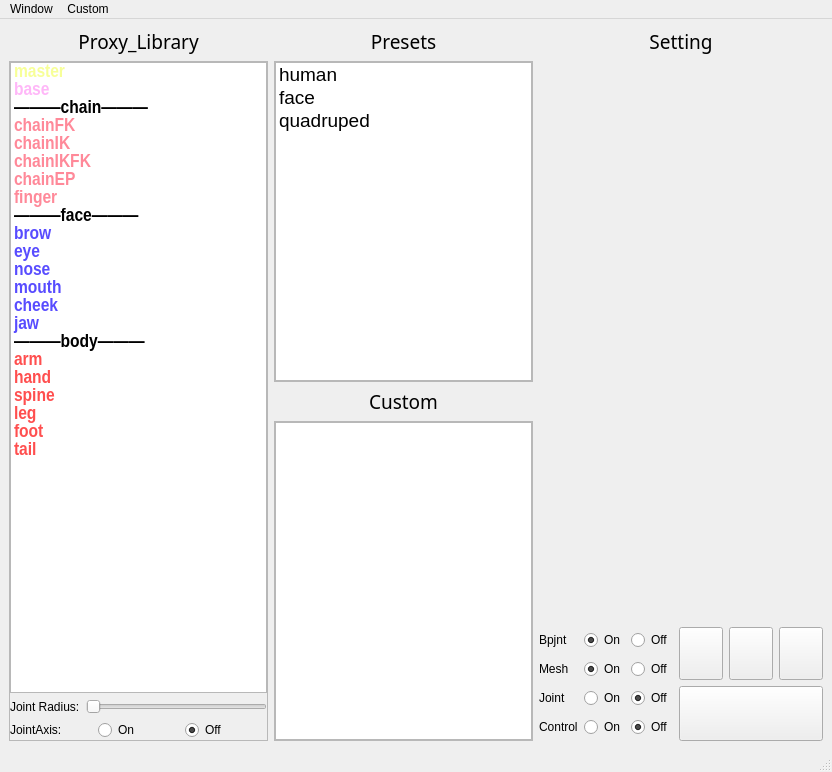
<?xml version="1.0" encoding="UTF-8"?>
<ui version="4.0">
 <class>MainWindow</class>
 <widget class="QMainWindow" name="MainWindow">
  <property name="geometry">
   <rect>
    <x>0</x>
    <y>0</y>
    <width>832</width>
    <height>772</height>
   </rect>
  </property>
  <property name="windowTitle">
   <string>MuZi_BindingSystem</string>
  </property>
  <widget class="QWidget" name="centralwidget">
   <layout class="QGridLayout" name="gridLayout">
    <item row="0" column="0">
     <layout class="QHBoxLayout" name="horizontalLayout">
      <item>
       <layout class="QVBoxLayout" name="proxy_layout">
        <property name="sizeConstraint">
         <enum>QLayout::SetDefaultConstraint</enum>
        </property>
        <item>
         <widget class="QLabel" name="proxy_label">
          <property name="enabled">
           <bool>true</bool>
          </property>
          <property name="sizePolicy">
           <sizepolicy hsizetype="Preferred" vsizetype="Preferred">
            <horstretch>0</horstretch>
            <verstretch>0</verstretch>
           </sizepolicy>
          </property>
          <property name="sizeIncrement">
           <size>
            <width>0</width>
            <height>0</height>
           </size>
          </property>
          <property name="font">
           <font>
            <family>Agency FB</family>
            <pointsize>14</pointsize>
           </font>
          </property>
          <property name="contextMenuPolicy">
           <enum>Qt::DefaultContextMenu</enum>
          </property>
          <property name="layoutDirection">
           <enum>Qt::LeftToRight</enum>
          </property>
          <property name="text">
           <string>Proxy_Library</string>
          </property>
          <property name="alignment">
           <set>Qt::AlignCenter</set>
          </property>
         </widget>
        </item>
        <item>
         <widget class="QScrollArea" name="scrollArea">
          <property name="widgetResizable">
           <bool>true</bool>
          </property>
          <widget class="QWidget" name="scrollAreaWidgetContents">
           <property name="geometry">
            <rect>
             <x>0</x>
             <y>0</y>
             <width>250</width>
             <height>673</height>
            </rect>
           </property>
           <property name="sizePolicy">
            <sizepolicy hsizetype="Preferred" vsizetype="Preferred">
             <horstretch>0</horstretch>
             <verstretch>0</verstretch>
            </sizepolicy>
           </property>
           <layout class="QGridLayout" name="gridLayout_2">
            <property name="leftMargin">
             <number>0</number>
            </property>
            <property name="topMargin">
             <number>0</number>
            </property>
            <property name="rightMargin">
             <number>0</number>
            </property>
            <property name="bottomMargin">
             <number>0</number>
            </property>
            <item row="0" column="0">
             <layout class="QVBoxLayout" name="verticalLayout_2">
              <item>
               <widget class="QListWidget" name="proxy_widget">
                <property name="sizePolicy">
                 <sizepolicy hsizetype="Preferred" vsizetype="Expanding">
                  <horstretch>0</horstretch>
                  <verstretch>0</verstretch>
                 </sizepolicy>
                </property>
                <property name="baseSize">
                 <size>
                  <width>0</width>
                  <height>0</height>
                 </size>
                </property>
                <property name="font">
                 <font>
                  <family>Arial Narrow</family>
                  <pointsize>14</pointsize>
                  <weight>75</weight>
                  <italic>false</italic>
                  <bold>true</bold>
                 </font>
                </property>
                <property name="mouseTracking">
                 <bool>false</bool>
                </property>
                <property name="focusPolicy">
                 <enum>Qt::StrongFocus</enum>
                </property>
                <property name="layoutDirection">
                 <enum>Qt::LeftToRight</enum>
                </property>
                <property name="autoFillBackground">
                 <bool>false</bool>
                </property>
                <property name="styleSheet">
                 <string notr="true"/>
                </property>
                <property name="lineWidth">
                 <number>0</number>
                </property>
                <property name="autoScroll">
                 <bool>true</bool>
                </property>
                <property name="editTriggers">
                 <set>QAbstractItemView::DoubleClicked|QAbstractItemView::EditKeyPressed</set>
                </property>
                <property name="dragEnabled">
                 <bool>false</bool>
                </property>
                <property name="dragDropOverwriteMode">
                 <bool>false</bool>
                </property>
                <property name="dragDropMode">
                 <enum>QAbstractItemView::NoDragDrop</enum>
                </property>
                <property name="selectionMode">
                 <enum>QAbstractItemView::SingleSelection</enum>
                </property>
                <property name="selectionRectVisible">
                 <bool>false</bool>
                </property>
                <property name="sortingEnabled">
                 <bool>false</bool>
                </property>
                <item>
                 <property name="text">
                  <string>master</string>
                 </property>
                 <property name="foreground">
                  <brush brushstyle="SolidPattern">
                   <color alpha="255">
                    <red>247</red>
                    <green>255</green>
                    <blue>152</blue>
                   </color>
                  </brush>
                 </property>
                </item>
                <item>
                 <property name="text">
                  <string>base</string>
                 </property>
                 <property name="foreground">
                  <brush brushstyle="SolidPattern">
                   <color alpha="255">
                    <red>255</red>
                    <green>183</green>
                    <blue>248</blue>
                   </color>
                  </brush>
                 </property>
                </item>
                <item>
                 <property name="text">
                  <string>———chain———</string>
                 </property>
                 <property name="flags">
                  <set>NoItemFlags</set>
                 </property>
                </item>
                <item>
                 <property name="text">
                  <string>chainFK</string>
                 </property>
                 <property name="background">
                  <brush brushstyle="NoBrush">
                   <color alpha="255">
                    <red>0</red>
                    <green>0</green>
                    <blue>0</blue>
                   </color>
                  </brush>
                 </property>
                 <property name="foreground">
                  <brush brushstyle="SolidPattern">
                   <color alpha="255">
                    <red>255</red>
                    <green>137</green>
                    <blue>153</blue>
                   </color>
                  </brush>
                 </property>
                 <property name="icon">
                  <iconset>
                   <normaloff>../../../tools/icon/componentFK_64.png</normaloff>../../../tools/icon/componentFK_64.png</iconset>
                 </property>
                </item>
                <item>
                 <property name="text">
                  <string>chainIK</string>
                 </property>
                 <property name="foreground">
                  <brush brushstyle="SolidPattern">
                   <color alpha="255">
                    <red>255</red>
                    <green>137</green>
                    <blue>153</blue>
                   </color>
                  </brush>
                 </property>
                </item>
                <item>
                 <property name="text">
                  <string>chainIKFK</string>
                 </property>
                 <property name="font">
                  <font>
                   <kerning>true</kerning>
                  </font>
                 </property>
                 <property name="textAlignment">
                  <set>AlignLeading|AlignVCenter</set>
                 </property>
                 <property name="foreground">
                  <brush brushstyle="SolidPattern">
                   <color alpha="255">
                    <red>255</red>
                    <green>137</green>
                    <blue>153</blue>
                   </color>
                  </brush>
                 </property>
                </item>
                <item>
                 <property name="text">
                  <string>chainEP</string>
                 </property>
                 <property name="foreground">
                  <brush brushstyle="SolidPattern">
                   <color alpha="255">
                    <red>255</red>
                    <green>137</green>
                    <blue>153</blue>
                   </color>
                  </brush>
                 </property>
                </item>
                <item>
                 <property name="text">
                  <string>finger</string>
                 </property>
                 <property name="foreground">
                  <brush brushstyle="SolidPattern">
                   <color alpha="255">
                    <red>255</red>
                    <green>137</green>
                    <blue>153</blue>
                   </color>
                  </brush>
                 </property>
                </item>
                <item>
                 <property name="text">
                  <string>———face———</string>
                 </property>
                 <property name="flags">
                  <set>NoItemFlags</set>
                 </property>
                </item>
                <item>
                 <property name="text">
                  <string>brow</string>
                 </property>
                 <property name="foreground">
                  <brush brushstyle="SolidPattern">
                   <color alpha="255">
                    <red>88</red>
                    <green>76</green>
                    <blue>255</blue>
                   </color>
                  </brush>
                 </property>
                </item>
                <item>
                 <property name="text">
                  <string>eye</string>
                 </property>
                 <property name="foreground">
                  <brush brushstyle="SolidPattern">
                   <color alpha="255">
                    <red>88</red>
                    <green>76</green>
                    <blue>255</blue>
                   </color>
                  </brush>
                 </property>
                </item>
                <item>
                 <property name="text">
                  <string>nose</string>
                 </property>
                 <property name="foreground">
                  <brush brushstyle="SolidPattern">
                   <color alpha="255">
                    <red>88</red>
                    <green>76</green>
                    <blue>255</blue>
                   </color>
                  </brush>
                 </property>
                </item>
                <item>
                 <property name="text">
                  <string>mouth</string>
                 </property>
                 <property name="foreground">
                  <brush brushstyle="SolidPattern">
                   <color alpha="255">
                    <red>88</red>
                    <green>76</green>
                    <blue>255</blue>
                   </color>
                  </brush>
                 </property>
                </item>
                <item>
                 <property name="text">
                  <string>cheek</string>
                 </property>
                 <property name="foreground">
                  <brush brushstyle="SolidPattern">
                   <color alpha="255">
                    <red>88</red>
                    <green>76</green>
                    <blue>255</blue>
                   </color>
                  </brush>
                 </property>
                </item>
                <item>
                 <property name="text">
                  <string>jaw</string>
                 </property>
                 <property name="foreground">
                  <brush brushstyle="SolidPattern">
                   <color alpha="255">
                    <red>88</red>
                    <green>76</green>
                    <blue>255</blue>
                   </color>
                  </brush>
                 </property>
                </item>
                <item>
                 <property name="text">
                  <string>———body———</string>
                 </property>
                 <property name="flags">
                  <set>NoItemFlags</set>
                 </property>
                </item>
                <item>
                 <property name="text">
                  <string>arm</string>
                 </property>
                 <property name="foreground">
                  <brush brushstyle="SolidPattern">
                   <color alpha="255">
                    <red>255</red>
                    <green>79</green>
                    <blue>79</blue>
                   </color>
                  </brush>
                 </property>
                </item>
                <item>
                 <property name="text">
                  <string>hand</string>
                 </property>
                 <property name="foreground">
                  <brush brushstyle="SolidPattern">
                   <color alpha="255">
                    <red>255</red>
                    <green>79</green>
                    <blue>79</blue>
                   </color>
                  </brush>
                 </property>
                </item>
                <item>
                 <property name="text">
                  <string>spine</string>
                 </property>
                 <property name="foreground">
                  <brush brushstyle="SolidPattern">
                   <color alpha="255">
                    <red>255</red>
                    <green>79</green>
                    <blue>79</blue>
                   </color>
                  </brush>
                 </property>
                </item>
                <item>
                 <property name="text">
                  <string>leg</string>
                 </property>
                 <property name="foreground">
                  <brush brushstyle="SolidPattern">
                   <color alpha="255">
                    <red>255</red>
                    <green>79</green>
                    <blue>79</blue>
                   </color>
                  </brush>
                 </property>
                </item>
                <item>
                 <property name="text">
                  <string>foot</string>
                 </property>
                 <property name="foreground">
                  <brush brushstyle="SolidPattern">
                   <color alpha="255">
                    <red>255</red>
                    <green>79</green>
                    <blue>79</blue>
                   </color>
                  </brush>
                 </property>
                </item>
                <item>
                 <property name="text">
                  <string>tail</string>
                 </property>
                 <property name="foreground">
                  <brush brushstyle="SolidPattern">
                   <color alpha="255">
                    <red>255</red>
                    <green>79</green>
                    <blue>79</blue>
                   </color>
                  </brush>
                 </property>
                </item>
               </widget>
              </item>
              <item>
               <layout class="QHBoxLayout" name="horizontalLayout_4">
                <item>
                 <widget class="QLabel" name="jointRadius_label">
                  <property name="font">
                   <font>
                    <family>Arial</family>
                    <pointsize>9</pointsize>
                    <kerning>true</kerning>
                   </font>
                  </property>
                  <property name="text">
                   <string>Joint Radius:</string>
                  </property>
                 </widget>
                </item>
                <item>
                 <widget class="QSlider" name="jointRadius_Slider">
                  <property name="font">
                   <font>
                    <family>Agency FB</family>
                    <pointsize>14</pointsize>
                   </font>
                  </property>
                  <property name="contextMenuPolicy">
                   <enum>Qt::DefaultContextMenu</enum>
                  </property>
                  <property name="layoutDirection">
                   <enum>Qt::LeftToRight</enum>
                  </property>
                  <property name="minimum">
                   <number>1</number>
                  </property>
                  <property name="maximum">
                   <number>50</number>
                  </property>
                  <property name="orientation">
                   <enum>Qt::Horizontal</enum>
                  </property>
                 </widget>
                </item>
               </layout>
              </item>
              <item>
               <layout class="QHBoxLayout" name="horizontalLayout_5">
                <item>
                 <widget class="QLabel" name="jointAxis_label">
                  <property name="font">
                   <font>
                    <family>Arial</family>
                   </font>
                  </property>
                  <property name="text">
                   <string>JointAxis:</string>
                  </property>
                 </widget>
                </item>
                <item>
                 <widget class="QRadioButton" name="jointAxis_on_radio">
                  <property name="font">
                   <font>
                    <family>Arial</family>
                   </font>
                  </property>
                  <property name="text">
                   <string>On</string>
                  </property>
                 </widget>
                </item>
                <item>
                 <widget class="QRadioButton" name="jointAxis_off_radio">
                  <property name="font">
                   <font>
                    <family>Arial</family>
                   </font>
                  </property>
                  <property name="text">
                   <string>Off</string>
                  </property>
                  <property name="checked">
                   <bool>true</bool>
                  </property>
                 </widget>
                </item>
               </layout>
              </item>
             </layout>
            </item>
           </layout>
          </widget>
         </widget>
        </item>
       </layout>
      </item>
      <item>
       <layout class="QVBoxLayout" name="verticalLayout_3">
        <item>
         <layout class="QVBoxLayout" name="preset_layout">
          <item>
           <widget class="QLabel" name="label">
            <property name="font">
             <font>
              <family>Agency FB</family>
              <pointsize>14</pointsize>
             </font>
            </property>
            <property name="text">
             <string>Presets</string>
            </property>
            <property name="alignment">
             <set>Qt::AlignCenter</set>
            </property>
           </widget>
          </item>
          <item>
           <widget class="QScrollArea" name="scrollArea_2">
            <property name="widgetResizable">
             <bool>true</bool>
            </property>
            <widget class="QWidget" name="scrollAreaWidgetContents_5">
             <property name="geometry">
              <rect>
               <x>0</x>
               <y>0</y>
               <width>249</width>
               <height>316</height>
              </rect>
             </property>
             <layout class="QGridLayout" name="gridLayout_5">
              <property name="leftMargin">
               <number>0</number>
              </property>
              <property name="topMargin">
               <number>0</number>
              </property>
              <property name="rightMargin">
               <number>0</number>
              </property>
              <property name="bottomMargin">
               <number>0</number>
              </property>
              <item row="0" column="0">
               <widget class="QListWidget" name="preset_widget">
                <property name="font">
                 <font>
                  <pointsize>14</pointsize>
                 </font>
                </property>
                <property name="styleSheet">
                 <string notr="true"/>
                </property>
                <property name="selectionMode">
                 <enum>QAbstractItemView::SingleSelection</enum>
                </property>
                <property name="selectionRectVisible">
                 <bool>false</bool>
                </property>
                <item>
                 <property name="text">
                  <string>human</string>
                 </property>
                </item>
                <item>
                 <property name="text">
                  <string>face</string>
                 </property>
                </item>
                <item>
                 <property name="text">
                  <string>quadruped</string>
                 </property>
                </item>
               </widget>
              </item>
             </layout>
            </widget>
           </widget>
          </item>
         </layout>
        </item>
        <item>
         <layout class="QVBoxLayout" name="custom_layout">
          <item>
           <widget class="QLabel" name="custom_label">
            <property name="font">
             <font>
              <family>Agency FB</family>
              <pointsize>14</pointsize>
             </font>
            </property>
            <property name="text">
             <string>Custom</string>
            </property>
            <property name="alignment">
             <set>Qt::AlignCenter</set>
            </property>
           </widget>
          </item>
          <item>
           <widget class="QScrollArea" name="scrollArea_3">
            <property name="widgetResizable">
             <bool>true</bool>
            </property>
            <widget class="QWidget" name="scrollAreaWidgetContents_3">
             <property name="geometry">
              <rect>
               <x>0</x>
               <y>0</y>
               <width>249</width>
               <height>315</height>
              </rect>
             </property>
             <property name="sizePolicy">
              <sizepolicy hsizetype="Preferred" vsizetype="Preferred">
               <horstretch>0</horstretch>
               <verstretch>0</verstretch>
              </sizepolicy>
             </property>
             <layout class="QGridLayout" name="gridLayout_4">
              <property name="leftMargin">
               <number>0</number>
              </property>
              <property name="topMargin">
               <number>0</number>
              </property>
              <property name="rightMargin">
               <number>0</number>
              </property>
              <property name="bottomMargin">
               <number>0</number>
              </property>
              <item row="1" column="0">
               <widget class="QListWidget" name="custom_widget">
                <property name="sizePolicy">
                 <sizepolicy hsizetype="Expanding" vsizetype="Expanding">
                  <horstretch>0</horstretch>
                  <verstretch>0</verstretch>
                 </sizepolicy>
                </property>
                <property name="font">
                 <font>
                  <family>Arial Narrow</family>
                  <pointsize>14</pointsize>
                 </font>
                </property>
                <property name="editTriggers">
                 <set>QAbstractItemView::AnyKeyPressed|QAbstractItemView::DoubleClicked|QAbstractItemView::EditKeyPressed</set>
                </property>
                <property name="dragEnabled">
                 <bool>true</bool>
                </property>
                <property name="dragDropOverwriteMode">
                 <bool>true</bool>
                </property>
                <property name="dragDropMode">
                 <enum>QAbstractItemView::InternalMove</enum>
                </property>
               </widget>
              </item>
             </layout>
            </widget>
           </widget>
          </item>
         </layout>
        </item>
       </layout>
      </item>
      <item>
       <layout class="QVBoxLayout" name="setting_layout">
        <item>
         <layout class="QVBoxLayout" name="verticalLayout_4">
          <item>
           <widget class="QLabel" name="label_3">
            <property name="font">
             <font>
              <family>Agency FB</family>
              <pointsize>14</pointsize>
             </font>
            </property>
            <property name="text">
             <string>Setting</string>
            </property>
            <property name="alignment">
             <set>Qt::AlignCenter</set>
            </property>
           </widget>
          </item>
          <item>
           <widget class="QStackedWidget" name="setting_stack">
            <widget class="QWidget" name="Page1">
             <layout class="QVBoxLayout" name="set_layout">
              <property name="topMargin">
               <number>9</number>
              </property>
              <property name="bottomMargin">
               <number>9</number>
              </property>
             </layout>
            </widget>
           </widget>
          </item>
          <item>
           <spacer name="verticalSpacer">
            <property name="orientation">
             <enum>Qt::Vertical</enum>
            </property>
            <property name="sizeHint" stdset="0">
             <size>
              <width>20</width>
              <height>40</height>
             </size>
            </property>
           </spacer>
          </item>
         </layout>
        </item>
        <item>
         <layout class="QVBoxLayout" name="verticalLayout">
          <property name="spacing">
           <number>6</number>
          </property>
          <item>
           <layout class="QHBoxLayout" name="horizontalLayout_3">
            <item>
             <layout class="QVBoxLayout" name="verticalLayout_5">
              <item>
               <layout class="QHBoxLayout" name="horizontalLayout_8">
                <item>
                 <widget class="QLabel" name="bpjnt_label">
                  <property name="font">
                   <font>
                    <family>Arial</family>
                   </font>
                  </property>
                  <property name="layoutDirection">
                   <enum>Qt::LeftToRight</enum>
                  </property>
                  <property name="text">
                   <string>Bpjnt</string>
                  </property>
                 </widget>
                </item>
                <item>
                 <widget class="QRadioButton" name="bpjnt_on_radio">
                  <property name="font">
                   <font>
                    <family>Arial</family>
                   </font>
                  </property>
                  <property name="text">
                   <string>On</string>
                  </property>
                  <property name="checked">
                   <bool>true</bool>
                  </property>
                  <attribute name="buttonGroup">
                   <string notr="true">buttonGroup</string>
                  </attribute>
                 </widget>
                </item>
                <item>
                 <widget class="QRadioButton" name="bpjnt_off_radio">
                  <property name="font">
                   <font>
                    <family>Arial</family>
                   </font>
                  </property>
                  <property name="text">
                   <string>Off</string>
                  </property>
                  <attribute name="buttonGroup">
                   <string notr="true">buttonGroup</string>
                  </attribute>
                 </widget>
                </item>
               </layout>
              </item>
              <item>
               <layout class="QHBoxLayout" name="horizontalLayout_7">
                <item>
                 <widget class="QLabel" name="mesh_label">
                  <property name="font">
                   <font>
                    <family>Arial</family>
                   </font>
                  </property>
                  <property name="text">
                   <string>Mesh</string>
                  </property>
                 </widget>
                </item>
                <item>
                 <widget class="QRadioButton" name="mesh_on_radio">
                  <property name="font">
                   <font>
                    <family>Arial</family>
                   </font>
                  </property>
                  <property name="text">
                   <string>On</string>
                  </property>
                  <property name="checked">
                   <bool>true</bool>
                  </property>
                  <attribute name="buttonGroup">
                   <string notr="true">buttonGroup_2</string>
                  </attribute>
                 </widget>
                </item>
                <item>
                 <widget class="QRadioButton" name="mesh_off_radio">
                  <property name="font">
                   <font>
                    <family>Arial</family>
                   </font>
                  </property>
                  <property name="text">
                   <string>Off</string>
                  </property>
                  <property name="checked">
                   <bool>false</bool>
                  </property>
                  <attribute name="buttonGroup">
                   <string notr="true">buttonGroup_2</string>
                  </attribute>
                 </widget>
                </item>
               </layout>
              </item>
              <item>
               <layout class="QHBoxLayout" name="horizontalLayout_6">
                <item>
                 <widget class="QLabel" name="joint_label">
                  <property name="font">
                   <font>
                    <family>Arial</family>
                   </font>
                  </property>
                  <property name="text">
                   <string>Joint</string>
                  </property>
                 </widget>
                </item>
                <item>
                 <widget class="QRadioButton" name="joint_on_radio">
                  <property name="font">
                   <font>
                    <family>Arial</family>
                   </font>
                  </property>
                  <property name="text">
                   <string>On</string>
                  </property>
                  <attribute name="buttonGroup">
                   <string notr="true">buttonGroup_3</string>
                  </attribute>
                 </widget>
                </item>
                <item>
                 <widget class="QRadioButton" name="joint_off_radio">
                  <property name="font">
                   <font>
                    <family>Arial</family>
                   </font>
                  </property>
                  <property name="text">
                   <string>Off</string>
                  </property>
                  <property name="checked">
                   <bool>true</bool>
                  </property>
                  <attribute name="buttonGroup">
                   <string notr="true">buttonGroup_3</string>
                  </attribute>
                 </widget>
                </item>
               </layout>
              </item>
              <item>
               <layout class="QHBoxLayout" name="horizontalLayout_2">
                <item>
                 <widget class="QLabel" name="control_label">
                  <property name="font">
                   <font>
                    <family>Arial</family>
                   </font>
                  </property>
                  <property name="text">
                   <string>Control</string>
                  </property>
                 </widget>
                </item>
                <item>
                 <widget class="QRadioButton" name="control_on_radio">
                  <property name="font">
                   <font>
                    <family>Arial</family>
                   </font>
                  </property>
                  <property name="text">
                   <string>On</string>
                  </property>
                  <attribute name="buttonGroup">
                   <string notr="true">buttonGroup_4</string>
                  </attribute>
                 </widget>
                </item>
                <item>
                 <widget class="QRadioButton" name="control_off_radio">
                  <property name="font">
                   <font>
                    <family>Arial</family>
                   </font>
                  </property>
                  <property name="text">
                   <string>Off</string>
                  </property>
                  <property name="checked">
                   <bool>true</bool>
                  </property>
                  <attribute name="buttonGroup">
                   <string notr="true">buttonGroup_4</string>
                  </attribute>
                 </widget>
                </item>
               </layout>
              </item>
             </layout>
            </item>
            <item>
             <layout class="QVBoxLayout" name="verticalLayout_6">
              <item>
               <layout class="QHBoxLayout" name="horizontalLayout_9">
                <item>
                 <widget class="QToolButton" name="orient_button">
                  <property name="sizePolicy">
                   <sizepolicy hsizetype="Preferred" vsizetype="Preferred">
                    <horstretch>0</horstretch>
                    <verstretch>0</verstretch>
                   </sizepolicy>
                  </property>
                  <property name="font">
                   <font>
                    <family>Arial</family>
                   </font>
                  </property>
                  <property name="toolTip">
                   <string>关节定向</string>
                  </property>
                  <property name="autoFillBackground">
                   <bool>false</bool>
                  </property>
                  <property name="text">
                   <string/>
                  </property>
                  <property name="iconSize">
                   <size>
                    <width>36</width>
                    <height>46</height>
                   </size>
                  </property>
                  <property name="checkable">
                   <bool>false</bool>
                  </property>
                  <property name="autoRaise">
                   <bool>false</bool>
                  </property>
                 </widget>
                </item>
                <item>
                 <widget class="QToolButton" name="delete_button">
                  <property name="sizePolicy">
                   <sizepolicy hsizetype="Preferred" vsizetype="Preferred">
                    <horstretch>0</horstretch>
                    <verstretch>0</verstretch>
                   </sizepolicy>
                  </property>
                  <property name="font">
                   <font>
                    <family>Arial</family>
                    <pointsize>10</pointsize>
                   </font>
                  </property>
                  <property name="toolTip">
                   <string>删除绑定</string>
                  </property>
                  <property name="autoFillBackground">
                   <bool>false</bool>
                  </property>
                  <property name="text">
                   <string/>
                  </property>
                  <property name="iconSize">
                   <size>
                    <width>36</width>
                    <height>46</height>
                   </size>
                  </property>
                  <property name="checkable">
                   <bool>false</bool>
                  </property>
                 </widget>
                </item>
                <item>
                 <widget class="QToolButton" name="reset_button">
                  <property name="enabled">
                   <bool>true</bool>
                  </property>
                  <property name="sizePolicy">
                   <sizepolicy hsizetype="Preferred" vsizetype="Preferred">
                    <horstretch>0</horstretch>
                    <verstretch>0</verstretch>
                   </sizepolicy>
                  </property>
                  <property name="font">
                   <font>
                    <family>Arial</family>
                    <pointsize>10</pointsize>
                   </font>
                  </property>
                  <property name="toolTip">
                   <string>重置控制器</string>
                  </property>
                  <property name="autoFillBackground">
                   <bool>true</bool>
                  </property>
                  <property name="text">
                   <string/>
                  </property>
                  <property name="iconSize">
                   <size>
                    <width>36</width>
                    <height>46</height>
                   </size>
                  </property>
                 </widget>
                </item>
               </layout>
              </item>
              <item>
               <widget class="QToolButton" name="build_button">
                <property name="sizePolicy">
                 <sizepolicy hsizetype="Preferred" vsizetype="Preferred">
                  <horstretch>0</horstretch>
                  <verstretch>0</verstretch>
                 </sizepolicy>
                </property>
                <property name="font">
                 <font>
                  <family>Arial</family>
                  <pointsize>20</pointsize>
                 </font>
                </property>
                <property name="toolTip">
                 <string>创建绑定</string>
                </property>
                <property name="autoFillBackground">
                 <bool>true</bool>
                </property>
                <property name="styleSheet">
                 <string notr="true"/>
                </property>
                <property name="text">
                 <string/>
                </property>
                <property name="iconSize">
                 <size>
                  <width>122</width>
                  <height>48</height>
                 </size>
                </property>
                <property name="toolButtonStyle">
                 <enum>Qt::ToolButtonIconOnly</enum>
                </property>
               </widget>
              </item>
             </layout>
            </item>
           </layout>
          </item>
         </layout>
        </item>
       </layout>
      </item>
     </layout>
    </item>
   </layout>
  </widget>
  <widget class="QMenuBar" name="menubar">
   <property name="geometry">
    <rect>
     <x>0</x>
     <y>0</y>
     <width>832</width>
     <height>23</height>
    </rect>
   </property>
   <widget class="QMenu" name="menuWindow">
    <property name="title">
     <string>Window</string>
    </property>
    <addaction name="action_Refersh"/>
   </widget>
   <widget class="QMenu" name="menuCustom">
    <property name="title">
     <string>Custom</string>
    </property>
    <addaction name="action_Mirror_select"/>
    <addaction name="action_Mirror"/>
    <addaction name="separator"/>
    <addaction name="action_Upward"/>
    <addaction name="action_Lowward"/>
    <addaction name="action_Rename"/>
    <addaction name="separator"/>
    <addaction name="action_Delete"/>
    <addaction name="action_Clear"/>
   </widget>
   <addaction name="menuWindow"/>
   <addaction name="menuCustom"/>
  </widget>
  <widget class="QStatusBar" name="statusbar"/>
  <action name="action_Refersh">
   <property name="text">
    <string>Refersh</string>
   </property>
  </action>
  <action name="action_Mirror_select">
   <property name="text">
    <string>Mirror_selection</string>
   </property>
  </action>
  <action name="action_Mirror">
   <property name="text">
    <string>Mirror_All</string>
   </property>
  </action>
  <action name="action_Upward">
   <property name="text">
    <string>Upward</string>
   </property>
  </action>
  <action name="action_Lowward">
   <property name="text">
    <string>Downward</string>
   </property>
  </action>
  <action name="action_Rename">
   <property name="text">
    <string>Rename</string>
   </property>
  </action>
  <action name="action_Delete">
   <property name="text">
    <string>Delete</string>
   </property>
  </action>
  <action name="action_Clear">
   <property name="text">
    <string>Clear</string>
   </property>
  </action>
 </widget>
 <resources/>
 <connections/>
 <buttongroups>
  <buttongroup name="buttonGroup_2"/>
  <buttongroup name="buttonGroup_4"/>
  <buttongroup name="buttonGroup_3"/>
  <buttongroup name="buttonGroup"/>
 </buttongroups>
</ui>
